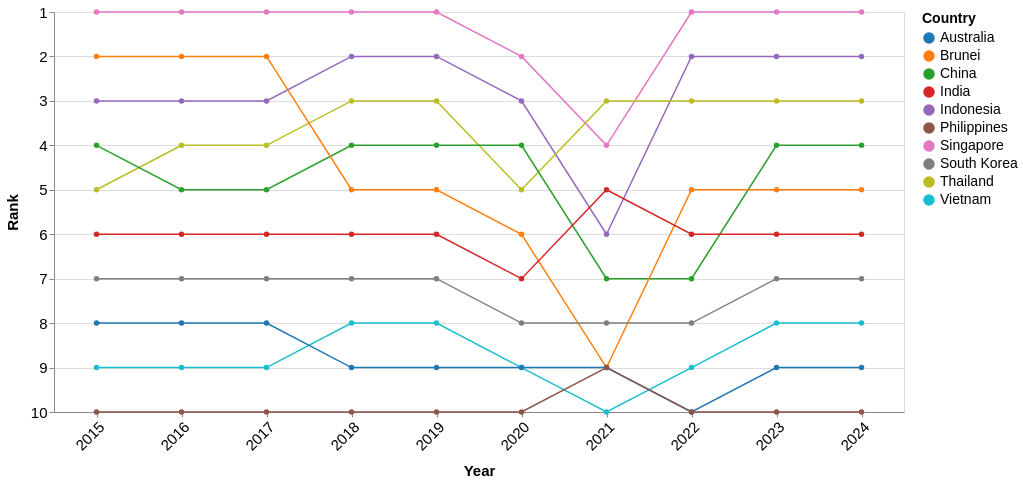

Vega-Lite specification for this chart:
### Vega-Lite specification from a JSON file in a GitHub repository (floating-point values rounded to 4 significant figures)
{"$schema": "https://vega.github.io/schema/vega-lite/v5.json", "data": {"values": [{"Country": "Singapore", "year": 2024, "Visitors": 4276007, "rank": 1}, {"Country": "Singapore", "year": 2023, "Visitors": 8308230, "rank": 1}, {"Country": "Singapore", "year": 2022, "Visitors": 5222991, "rank": 1}, {"Country": "Singapore", "year": 2021, "Visitors": 16308, "rank": 4}, {"Country": "Singapore", "year": 2020, "Visitors": 1545255, "rank": 2}, {"Country": "Singapore", "year": 2019, "Visitors": 10163882, "rank": 1}, {"Country": "Singapore", "year": 2018, "Visitors": 10615986, "rank": 1}, {"Country": "Singapore", "year": 2017, "Visitors": 12441713, "rank": 1}, {"Country": "Singapore", "year": 2016, "Visitors": 13272961, "rank": 1}, {"Country": "Singapore", "year": 2015, "Visitors": 12930754, "rank": 1}, {"Country": "Indonesia", "year": 2024, "Visitors": 1786630, "rank": 2}, {"Country": "Indonesia", "year": 2023, "Visitors": 3108165, "rank": 2}, {"Country": "Indonesia", "year": 2022, "Visitors": 1481739, "rank": 2}, {"Country": "Indonesia", "year": 2021, "Visitors": 11025, "rank": 6}, {"Country": "Indonesia", "year": 2020, "Visitors": 711723, "rank": 3}, {"Country": "Indonesia", "year": 2019, "Visitors": 3623277, "rank": 2}, {"Country": "Indonesia", "year": 2018, "Visitors": 3277689, "rank": 2}, {"Country": "Indonesia", "year": 2017, "Visitors": 2796570, "rank": 3}, {"Country": "Indonesia", "year": 2016, "Visitors": 3049964, "rank": 3}, {"Country": "Indonesia", "year": 2015, "Visitors": 2788033, "rank": 3}, {"Country": "Thailand", "year": 2024, "Visitors": 813783, "rank": 3}, {"Country": "Thailand", "year": 2023, "Visitors": 1551282, "rank": 3}, {"Country": "Thailand", "year": 2022, "Visitors": 715528, "rank": 3}, {"Country": "Thailand", "year": 2021, "Visitors": 59607, "rank": 3}, {"Country": "Thailand", "year": 2020, "Visitors": 394413, "rank": 5}, {"Country": "Thailand", "year": 2019, "Visitors": 1884306, "rank": 3}, {"Country": "Thailand", "year": 2018, "Visitors": 1914692, "rank": 3}, {"Country": "Thailand", "year": 2017, "Visitors": 1836522, "rank": 4}, {"Country": "Thailand", "year": 2016, "Visitors": 1780800, "rank": 4}, {"Country": "Thailand", "year": 2015, "Visitors": 1343569, "rank": 5}, {"Country": "China", "year": 2024, "Visitors": 1449711, "rank": 4}, {"Country": "China", "year": 2023, "Visitors": 1474114, "rank": 4}, {"Country": "China", "year": 2022, "Visitors": 211363, "rank": 7}, {"Country": "China", "year": 2021, "Visitors": 7701, "rank": 7}, {"Country": "China", "year": 2020, "Visitors": 405149, "rank": 4}, {"Country": "China", "year": 2019, "Visitors": 3114257, "rank": 4}, {"Country": "China", "year": 2018, "Visitors": 2944133, "rank": 4}, {"Country": "China", "year": 2017, "Visitors": 2281666, "rank": 5}, {"Country": "China", "year": 2016, "Visitors": 2124942, "rank": 5}, {"Country": "China", "year": 2015, "Visitors": 1677163, "rank": 4}, {"Country": "Brunei", "year": 2024, "Visitors": 565999, "rank": 5}, {"Country": "Brunei", "year": 2023, "Visitors": 811833, "rank": 5}, {"Country": "Brunei", "year": 2022, "Visitors": 301757, "rank": 5}, {"Country": "Brunei", "year": 2021, "Visitors": 773, "rank": 9}, {"Country": "Brunei", "year": 2020, "Visitors": 136020, "rank": 6}, {"Country": "Brunei", "year": 2019, "Visitors": 1216123, "rank": 5}, {"Country": "Brunei", "year": 2018, "Visitors": 1382031, "rank": 5}, {"Country": "Brunei", "year": 2017, "Visitors": 1660506, "rank": 2}, {"Country": "Brunei", "year": 2016, "Visitors": 1391016, "rank": 2}, {"Country": "Brunei", "year": 2015, "Visitors": 1133555, "rank": 2}, {"Country": "India", "year": 2024, "Visitors": 537493, "rank": 6}, {"Country": "India", "year": 2023, "Visitors": 671846, "rank": 6}, {"Country": "India", "year": 2022, "Visitors": 324548, "rank": 6}, {"Country": "India", "year": 2021, "Visitors": 3916, "rank": 5}, {"Country": "India", "year": 2020, "Visitors": 155883, "rank": 7}, {"Country": "India", "year": 2019, "Visitors": 735309, "rank": 6}, {"Country": "India", "year": 2018, "Visitors": 600311, "rank": 6}, {"Country": "India", "year": 2017, "Visitors": 552739, "rank": 6}, {"Country": "India", "year": 2016, "Visitors": 638578, "rank": 6}, {"Country": "India", "year": 2015, "Visitors": 722141, "rank": 6}, {"Country": "South Korea", "year": 2024, "Visitors": 232711, "rank": 7}, {"Country": "South Korea", "year": 2023, "Visitors": 400853, "rank": 7}, {"Country": "South Korea", "year": 2022, "Visitors": 146384, "rank": 8}, {"Country": "South Korea", "year": 2021, "Visitors": 3028, "rank": 8}, {"Country": "South Korea", "year": 2020, "Visitors": 119750, "rank": 8}, {"Country": "South Korea", "year": 2019, "Visitors": 673065, "rank": 7}, {"Country": "South Korea", "year": 2018, "Visitors": 616783, "rank": 7}, {"Country": "South Korea", "year": 2017, "Visitors": 484528, "rank": 7}, {"Country": "South Korea", "year": 2016, "Visitors": 444439, "rank": 7}, {"Country": "South Korea", "year": 2015, "Visitors": 421161, "rank": 7}, {"Country": "Vietnam", "year": 2024, "Visitors": 137344, "rank": 8}, {"Country": "Vietnam", "year": 2023, "Visitors": 286083, "rank": 8}, {"Country": "Vietnam", "year": 2022, "Visitors": 123931, "rank": 9}, {"Country": "Vietnam", "year": 2021, "Visitors": 14136, "rank": 10}, {"Country": "Vietnam", "year": 2020, "Visitors": 71622, "rank": 9}, {"Country": "Vietnam", "year": 2019, "Visitors": 892716, "rank": 8}, {"Country": "Vietnam", "year": 2018, "Visitors": 786327, "rank": 8}, {"Country": "Vietnam", "year": 2017, "Visitors": 638135, "rank": 9}, {"Country": "Vietnam", "year": 2016, "Visitors": 703737, "rank": 9}, {"Country": "Vietnam", "year": 2015, "Visitors": 646891, "rank": 9}, {"Country": "Australia", "year": 2024, "Visitors": 159318, "rank": 9}, {"Country": "Australia", "year": 2023, "Visitors": 276477, "rank": 9}, {"Country": "Australia", "year": 2022, "Visitors": 118598, "rank": 10}, {"Country": "Australia", "year": 2021, "Visitors": 33451, "rank": 9}, {"Country": "Australia", "year": 2020, "Visitors": 195146, "rank": 9}, {"Country": "Australia", "year": 2019, "Visitors": 1282782, "rank": 9}, {"Country": "Australia", "year": 2018, "Visitors": 1034871, "rank": 9}, {"Country": "Australia", "year": 2017, "Visitors": 899202, "rank": 8}, {"Country": "Australia", "year": 2016, "Visitors": 737115, "rank": 8}, {"Country": "Australia", "year": 2015, "Visitors": 714047, "rank": 8}, {"Country": "Philippines", "year": 2024, "Visitors": 60100, "rank": 10}, {"Country": "Philippines", "year": 2023, "Visitors": 137781, "rank": 10}, {"Country": "Philippines", "year": 2022, "Visitors": 86462, "rank": 10}, {"Country": "Philippines", "year": 2021, "Visitors": 10229, "rank": 9}, {"Country": "Philippines", "year": 2020, "Visitors": 53889, "rank": 10}, {"Country": "Philippines", "year": 2019, "Visitors": 1114257, "rank": 10}, {"Country": "Philippines", "year": 2018, "Visitors": 1167375, "rank": 10}, {"Country": "Philippines", "year": 2017, "Visitors": 1066461, "rank": 10}, {"Country": "Philippines", "year": 2016, "Visitors": 1029488, "rank": 10}, {"Country": "Philippines", "year": 2015, "Visitors": 957408, "rank": 10}]}, "width": 850, "height": 400, "mark": {"type": "line", "point": true, "strokeWidth": 1.5}, "encoding": {"x": {"field": "year", "type": "ordinal", "title": "Year", "axis": {"labelOverlap": "parity", "labelAngle": -45}}, "y": {"field": "rank", "type": "quantitative", "title": "Rank", "scale": {"domain": [10, 1], "nice": true}, "axis": {"reverse": true}}, "color": {"field": "Country", "type": "nominal", "scale": {"scheme": "category10"}}, "tooltip": [{"field": "Country", "type": "nominal", "title": "Country"}, {"field": "year", "type": "ordinal", "title": "Year"}, {"field": "rank", "type": "quantitative", "title": "Rank"}, {"field": "Visitors", "type": "quantitative", "title": "Visitors", "format": ","}]}, "config": {"axis": {"labelFontSize": 15, "titleFontSize": 15, "titlePadding": 10}, "legend": {"labelFontSize": 14, "titleFontSize": 14, "labelPadding": 10}, "tooltip": {"labelFontSize": 15, "titleFontSize": 15}}}
